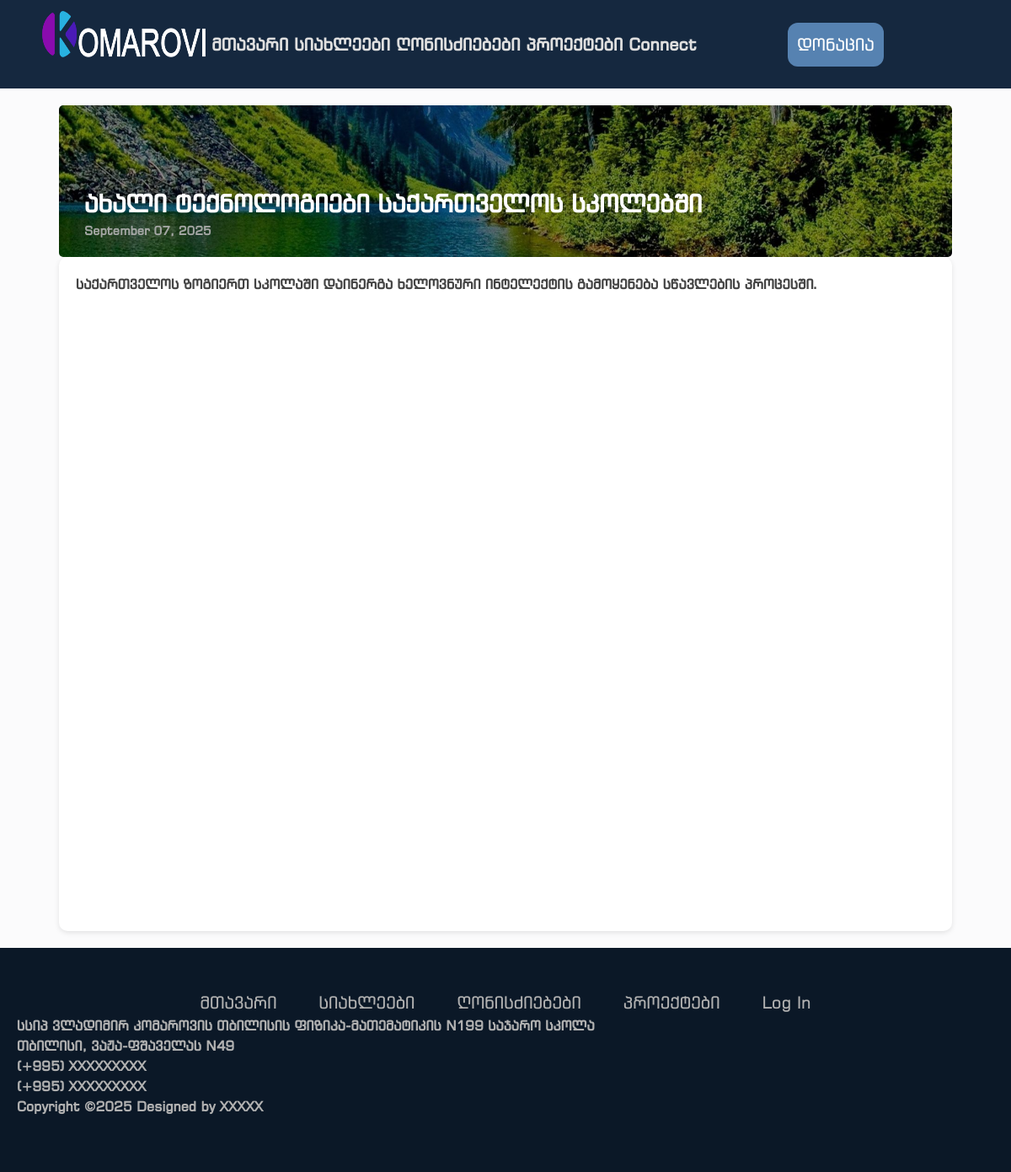
Screenshot of /opened_news/40 with the database file from the repository.
### models.py (models this page shows, shortened)
class News(db.Model):
    id = db.Column(db.Integer, primary_key= True)
    name = db.Column(db.String(80), unique= False, nullable= False)
    img = db.Column(db.String(80), unique= False, nullable= False)
    description = db.Column(db.String(80), unique= False, nullable= False)
    date_added = db.Column(db.DateTime, default=datetime.utcnow)

### routes.py (the view)
@app.route('/opened_news/<int:news_id>')
def opened_news(news_id):
    selected_news= News.query.get_or_404(news_id)
    return render_template('opened_news.html', selected_news=selected_news)

### templates/opened_news.html (shortened to what this page needs)
{% extends "base.html" %} {% block head %}
<link
  rel="stylesheet"
  href="{{ url_for('static', filename='css/opened_news.css') }}"
/>
{% endblock %} {% block content %}
<div class="news-page">
  {% if selected_news.img %}
  <div class="news-banner">
    <img
      src="{{ url_for('static', filename='uploads/' + selected_news.img) }}"
      alt="{{ selected_news.name }}"
    />
    <div class="news-overlay">
      <h1 class="news-title">{{ selected_news.name }}</h1>
      <div class="news-meta">
        <span class="news-date">
          {{ selected_news.date_added.strftime('%B %d, %Y') }}
        </span>
      </div>
    </div>
  </div>
  {% endif %}
  <div class="news-content">
    <div class="news-main">
      <p class="news-description">{{ selected_news.description }}</p>
    </div>
  </div>
</div>
{% endblock %}

### static/css/main.css (style rules this page uses)
html, body { margin: 0; height: 100%; padding: 0; display: flex; flex-direction: column; overflow-x: hidden; background-color: rgb(251, 251, 252); font-family: "AlkSanet", "BpgExsqMtavruli", "BpgIngiriArial", Arial, Helvetica, sans-serif; }

### static/css/footer.css (style rules this page uses)
span, p { color: rgb(177, 177, 177); font-weight: bold; }

### static/css/opened_news.css (style rules this page uses)
.news-page { margin: 0 auto; max-width: 1100px; padding: 20px; min-height: 100vh; display: flex; flex-direction: column; }
.news-banner { position: relative; height: 180px; overflow: hidden; border-radius: 5px; margin-bottom: 0px; }
.news-banner img { width: 100%; height: 100%; object-fit: cover; filter: brightness(0.6); }
.news-overlay { position: absolute; bottom: 20px; left: 30px; color: white; }
.news-title { font-size: 1.8rem; font-weight: bold; margin: 0; }
.news-meta { font-size: 0.9rem; margin-top: 5px; opacity: 0.9; }
.news-content { gap: 20px; flex: 1; }
.news-main { background: #fff; min-height: 100vh; padding: 20px; border-radius: 10px; box-shadow: 0 2px 6px rgba(0, 0, 0, 0.1); }
.news-description { line-height: 1.6; color: #444; }

### rows the page displays
News: img (picture), name "ახალი ტექნოლოგიები საქართველოს სკოლებში", date_added "September 07, 2025", description "საქართველოს ზოგიერთ სკოლაში დაინერგა ხელოვნური ინტელექტის გამოყენება სწავლების პროცესში."
